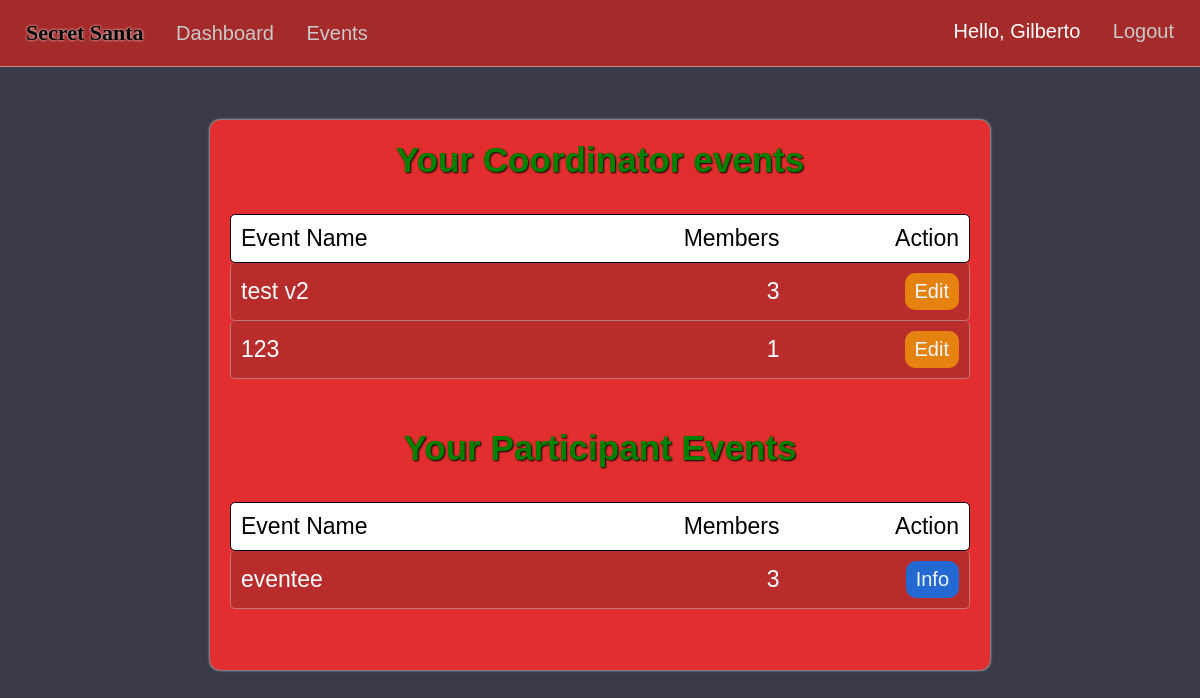
The page /dashboard (signed in) on the database its author committed.
### market/models.py (models this page shows, shortened)
class User(db.Model, UserMixin):
    id = db.Column(db.Integer(), primary_key=True)
    username = db.Column(db.String(length=30), nullable=False, unique=True)
    first_name = db.Column(db.String(length=50), nullable=False)
    last_name = db.Column(db.String(length=50), nullable=False)
    email_address = db.Column(db.String(length=50), nullable=False, unique=True)
    password_hash = db.Column(db.String(length=60), nullable=False)
    events = db.relationship('Event', backref='coordinator', lazy=True)
    events_attending = db.relationship('EventMembers', backref='attendees', lazy=True)
    @property
    def password(self):
        return self.password_hash

class EventMembers(db.Model):
    id = db.Column(db.Integer(), primary_key=True)
    event_id = db.Column(db.Integer(), db.ForeignKey('event.event_id'), nullable=False)
    user_id = db.Column(db.Integer(), db.ForeignKey('user.id'), nullable=False)
    status = db.Column(db.String(length=20))
    user = db.relationship('User', backref='event_members', lazy=True)
    events = db.relationship('Event', backref='event_link', lazy=True)

class Event(db.Model):
    event_id = db.Column(db.Integer(), primary_key=True)
    coordinator_id = db.Column(db.Integer(), db.ForeignKey('user.id'), nullable=False)
    event_name = db.Column(db.String(length=75), nullable=False, unique=True)
    event_date = db.Column(db.Date())
    event_status = db.Column(db.String(length=20))
    members = db.relationship('EventMembers', backref='attended_events', lazy=True)
    fields = db.relationship('EventFields', backref='event_for_field', lazy=True)

### market/routes.py (the view)
@app.route("/dashboard")
@login_required
def dashboard_page():
    user_events=EventMembers.query.filter_by(user_id=current_user.id,status='member').all()
    return render_template('dashboard.html',user_events=user_events)

### market/models.py (called while the page is built)
@login_manager.user_loader
def load_user(user_id):
    return User.query.get(int(user_id))

### market/templates/dashboard.html (shortened to what this page needs)
{% extends 'base.html' %}
{% block style %}
<link rel= "stylesheet" type= "text/css" href= "{{ url_for('static',filename='styles/dashboard.css') }}">
{% endblock %}
{% block content %}
<center>
{% if user_events %}
  <div class="content-container">
  <div class="event-filled">
    <h3>Your Coordinator events</h3><br/>
    <div class="info-titles">
      <div class="event-info-interior">
        <p>Event Name</p>
        <p>Members</p>
      </div>
      <p>Action</p>
    </div>
  {% for event in user_events %}
    {% if event.attended_events.coordinator_id == current_user.id %}
      <div class="event-info">
        <div class="event-info-interior">
        <p>{{ event.attended_events.event_name }}</p>
        {% set count = [] %}
        {% for person in event.attended_events.members%}
          {% if person.status == 'member'%}
            {% set _ = count.append(person) %}
          {% endif %}
        {% endfor %}
        <p>{{count|length}}</p>
        </div>
        <a href="{{ url_for('event_info', event_id=event.event_id) }}"><button class="edit-btn">Edit</button></a>
      </div>
    {% endif %}
  {% endfor %}
  <br/>
  <h3 class="dash-title">Your Participant Events</h3><br/>
  <div class="info-titles">
    <div class="event-info-interior">
      <p>Event Name</p>
      <p>Members</p>
    </div>
    <p>Action</p>
  </div>
  {% for event in user_events %}
  {% if current_user.is_authenticated and event.attended_events.coordinator_id != current_user.id %}
    <div class="event-info">
      <div class="event-info-interior">
      <p>{{event.attended_events.event_name}}</p>
      <p class="members">{{ event.attended_events.members|length }}</p>
      </div>
      <a href="{{ url_for('event_info', event_id=event.event_id) }}"><button class="info-btn">Info</button></a>
    </div>
  {% endif %}
{% endfor %}
  </div>
  </div>
  {% endif%}
</center>
{% endblock %}

### market/templates/base.html (shortened to what this page needs)
<!DOCTYPE html>
<html lang="en">
<head>
  <link rel= "stylesheet" type= "text/css" href= "{{ url_for('static',filename='styles/main.css') }}">
  {% block style %}
  {% endblock %}
</head>
<body>
  <nav>
    <ul class="top-left-nav">
      <a href="{{ url_for('home_page') }}" ><li class="li-title">
        Secret Santa
      </li></a>
    {% if current_user.is_authenticated %}
      <li>
        <a href="{{ url_for('dashboard_page') }}" class="nav-item">Dashboard</a>
      </li>
      <li>
        <a href="{{ url_for('events_page') }}" class="nav-item">Events</a>
      </li>
    {% endif %}
    </ul>
    {% if current_user.is_authenticated %}
    <ul class="top-right-nav">
      <li>
        <p class="nav-name">Hello, {{ current_user.first_name.title() }} </p>
      </li>
      <li>
        <a class="nav-item" href="{{ url_for('logout_page') }}">Logout</a>
      </li>
    </ul>
    {% endif %}
  </nav>
  {% block content %}
  {% endblock %}
</body>
</html>

### market/static/styles/main.css (style rules this page uses)
* { margin: 0px; box-sizing: border-box; }
body { margin-top: 66px; font-family: Arial, Helvetica, sans-serif; background-color: rgb(58, 58, 73); color: white; padding: 0px 10px; padding-bottom: 80px; }
nav { display: flex; justify-content: space-between; background-color: brown; padding: 20px 20px; position: fixed; right: 0px; left: 0px; top:0px; z-index: 1000; color: black; font-family:'Gill Sans', 'Gill Sans MT', Calibri, 'Trebuchet MS', sans-serif; font-size: 20px; border-bottom: 1px solid rgba(209, 208, 208, 0.589); }
.li-title { font-weight: bolder; font-size: 22px; font-family: 'Grinched'; text-shadow: 0px 0px 3px white; }
.top-left-nav { list-style: none; padding: 0px; display: inline-block; }
.top-left-nav li,.top-right-nav li { display: inline-block; margin-right: 6px; margin-left: 6px; }
.top-right-nav { list-style: none; padding: 0px; display: inline-block; }
.nav-item { text-decoration: none; color: rgb(202, 201, 201); margin-left: 15px; }
.nav-name { text-decoration: none; color: rgb(255, 255, 255); }
a { text-decoration: none; color: Black; }

### market/static/styles/dashboard.css (style rules this page uses)
.event-filled { margin-left: 20px; margin-right: 20px; padding-bottom: 30px; margin-top: 120px; color: white; min-height: 550px; max-width: 780px; background-color: rgb(226, 46, 46); border-radius: 10px; box-shadow: 0px 0px 3px white; font-size: 30px; padding-top: 20px; font-family: 'Grinched', 'Gill Sans', 'Gill Sans MT', Calibri, 'Trebuchet MS', sans-serif; }
h3 { text-shadow: 1px 1px 2px black; color: green; }
.info-titles { color: black; display: flex; justify-content: space-between; padding: 10px; margin-left: 20px; margin-right: 20px; background-color: rgb(255, 255, 255); border-bottom: 1px solid rgba(201, 201, 201, 0.475); border-radius: 5px; align-items:center; font-size: 23px; border: 1px solid rgb(0, 0, 0); }
.event-info { display: flex; justify-content: space-between; padding: 10px; margin-left: 20px; margin-right: 20px; background-color: rgba(165, 44, 44, 0.664); border-bottom: 1px solid rgba(201, 201, 201, 0.475); border-radius: 5px; align-items:center; font-size: 23px; border-right: 1px solid rgba(201, 201, 201, 0.475); border-left: 1px solid rgba(201, 201, 201, 0.475); font-family: 'Gill Sans', 'Gill Sans MT', Calibri, 'Trebuchet MS', sans-serif; }
.event-info-interior { display: flex; width: 75%; font-size: 23px; justify-content: space-between; }
.dash-title { margin-top: 15px; }
.info-btn { cursor: pointer; background-color: rgb(36, 105, 209); border: none; color: aliceblue; padding: 7px 10px; border-radius: 10px; font-size: 20px; font-family: 'Gill Sans', 'Gill Sans MT', Calibri, 'Trebuchet MS', sans-serif; }
.edit-btn { cursor: pointer; background-color: rgb(230, 130, 15); border: none; color: aliceblue; padding: 7px 10px; border-radius: 10px; font-size: 20px; font-family: 'Gill Sans', 'Gill Sans MT', Calibri, 'Trebuchet MS', sans-serif; }

### rows shown on the page
User: first_name "Gilberto"
EventMembers: attended_events.event_name "test v2", count "3"
EventMembers: attended_events.event_name "123", count "1"
EventMembers: attended_events.event_name "eventee", attended_events.members|length "3"
